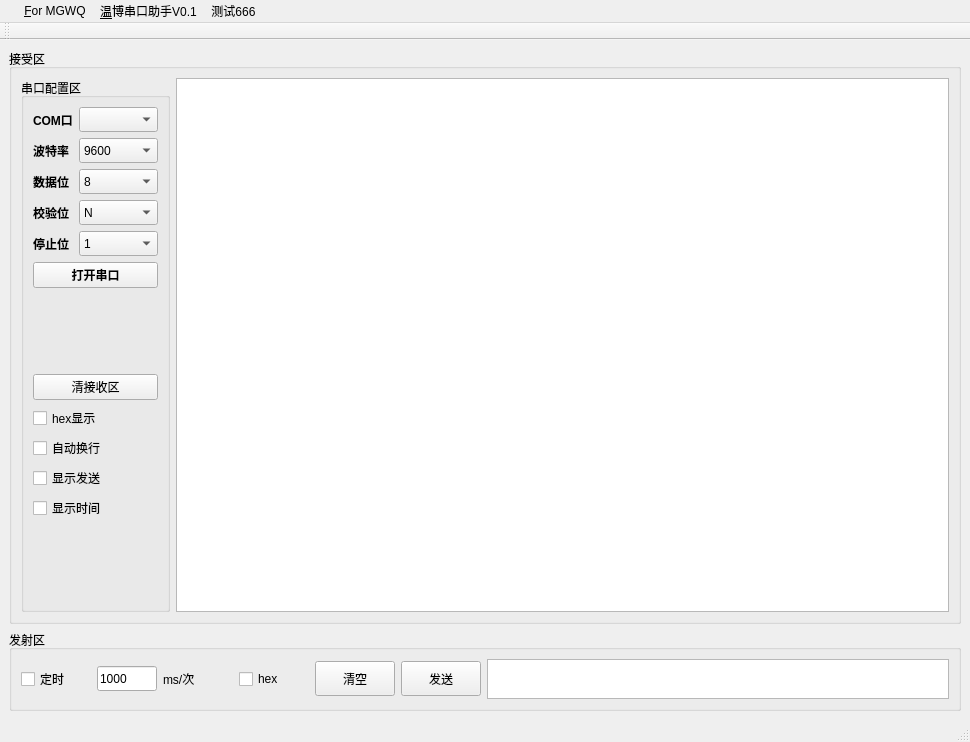
<?xml version="1.0" encoding="UTF-8"?>
<ui version="4.0">
 <class>MainWindow</class>
 <widget class="QMainWindow" name="MainWindow">
  <property name="geometry">
   <rect>
    <x>0</x>
    <y>0</y>
    <width>970</width>
    <height>742</height>
   </rect>
  </property>
  <property name="sizePolicy">
   <sizepolicy hsizetype="Preferred" vsizetype="Preferred">
    <horstretch>0</horstretch>
    <verstretch>0</verstretch>
   </sizepolicy>
  </property>
  <property name="minimumSize">
   <size>
    <width>600</width>
    <height>514</height>
   </size>
  </property>
  <property name="maximumSize">
   <size>
    <width>970</width>
    <height>742</height>
   </size>
  </property>
  <property name="windowTitle">
   <string>MainWindow</string>
  </property>
  <widget class="QWidget" name="centralwidget">
   <property name="sizePolicy">
    <sizepolicy hsizetype="Preferred" vsizetype="Fixed">
     <horstretch>0</horstretch>
     <verstretch>0</verstretch>
    </sizepolicy>
   </property>
   <layout class="QVBoxLayout" name="verticalLayout_3" stretch="10,1">
    <property name="sizeConstraint">
     <enum>QLayout::SetNoConstraint</enum>
    </property>
    <item>
     <widget class="QGroupBox" name="groupBox_2">
      <property name="maximumSize">
       <size>
        <width>16777215</width>
        <height>16777215</height>
       </size>
      </property>
      <property name="title">
       <string>接受区</string>
      </property>
      <layout class="QHBoxLayout" name="horizontalLayout">
       <property name="sizeConstraint">
        <enum>QLayout::SetMinAndMaxSize</enum>
       </property>
       <item>
        <widget class="QGroupBox" name="groupBox">
         <property name="title">
          <string>串口配置区</string>
         </property>
         <layout class="QVBoxLayout" name="verticalLayout">
          <item>
           <layout class="QFormLayout" name="formLayout">
            <item row="0" column="0">
             <widget class="QLabel" name="Label_COM">
              <property name="minimumSize">
               <size>
                <width>0</width>
                <height>25</height>
               </size>
              </property>
              <property name="maximumSize">
               <size>
                <width>16777215</width>
                <height>40</height>
               </size>
              </property>
              <property name="font">
               <font>
                <family>Arial</family>
                <weight>75</weight>
                <bold>true</bold>
               </font>
              </property>
              <property name="text">
               <string>COM口</string>
              </property>
             </widget>
            </item>
            <item row="0" column="1">
             <widget class="QComboBox" name="Combo_COM">
              <property name="sizePolicy">
               <sizepolicy hsizetype="Preferred" vsizetype="Fixed">
                <horstretch>0</horstretch>
                <verstretch>0</verstretch>
               </sizepolicy>
              </property>
              <property name="minimumSize">
               <size>
                <width>0</width>
                <height>25</height>
               </size>
              </property>
              <property name="maximumSize">
               <size>
                <width>16777215</width>
                <height>40</height>
               </size>
              </property>
             </widget>
            </item>
            <item row="1" column="0">
             <widget class="QLabel" name="Label_Baurdate">
              <property name="minimumSize">
               <size>
                <width>0</width>
                <height>25</height>
               </size>
              </property>
              <property name="maximumSize">
               <size>
                <width>16777215</width>
                <height>40</height>
               </size>
              </property>
              <property name="font">
               <font>
                <family>Arial</family>
                <weight>75</weight>
                <bold>true</bold>
               </font>
              </property>
              <property name="text">
               <string>波特率</string>
              </property>
             </widget>
            </item>
            <item row="1" column="1">
             <widget class="QComboBox" name="Combo_Baudrate">
              <property name="minimumSize">
               <size>
                <width>0</width>
                <height>25</height>
               </size>
              </property>
              <property name="maximumSize">
               <size>
                <width>16777215</width>
                <height>40</height>
               </size>
              </property>
              <item>
               <property name="text">
                <string>9600</string>
               </property>
              </item>
              <item>
               <property name="text">
                <string>19200</string>
               </property>
              </item>
              <item>
               <property name="text">
                <string>38400</string>
               </property>
              </item>
              <item>
               <property name="text">
                <string>57600</string>
               </property>
              </item>
              <item>
               <property name="text">
                <string>115200</string>
               </property>
              </item>
              <item>
               <property name="text">
                <string>230400</string>
               </property>
              </item>
              <item>
               <property name="text">
                <string>460800</string>
               </property>
              </item>
              <item>
               <property name="text">
                <string>921600</string>
               </property>
              </item>
              <item>
               <property name="text">
                <string>1000000</string>
               </property>
              </item>
              <item>
               <property name="text">
                <string>2000000</string>
               </property>
              </item>
             </widget>
            </item>
            <item row="2" column="0">
             <widget class="QLabel" name="Label_Data_bit">
              <property name="minimumSize">
               <size>
                <width>0</width>
                <height>25</height>
               </size>
              </property>
              <property name="maximumSize">
               <size>
                <width>16777215</width>
                <height>40</height>
               </size>
              </property>
              <property name="font">
               <font>
                <family>Arial</family>
                <weight>75</weight>
                <bold>true</bold>
               </font>
              </property>
              <property name="text">
               <string>数据位</string>
              </property>
             </widget>
            </item>
            <item row="2" column="1">
             <widget class="QComboBox" name="Combo_Data_bit">
              <property name="minimumSize">
               <size>
                <width>0</width>
                <height>25</height>
               </size>
              </property>
              <property name="maximumSize">
               <size>
                <width>16777215</width>
                <height>40</height>
               </size>
              </property>
              <item>
               <property name="text">
                <string>8</string>
               </property>
              </item>
              <item>
               <property name="text">
                <string>7</string>
               </property>
              </item>
              <item>
               <property name="text">
                <string>6</string>
               </property>
              </item>
              <item>
               <property name="text">
                <string>5</string>
               </property>
              </item>
             </widget>
            </item>
            <item row="3" column="0">
             <widget class="QLabel" name="Label_Parity">
              <property name="minimumSize">
               <size>
                <width>0</width>
                <height>25</height>
               </size>
              </property>
              <property name="maximumSize">
               <size>
                <width>16777215</width>
                <height>40</height>
               </size>
              </property>
              <property name="font">
               <font>
                <family>Arial</family>
                <weight>75</weight>
                <bold>true</bold>
               </font>
              </property>
              <property name="text">
               <string>校验位</string>
              </property>
             </widget>
            </item>
            <item row="3" column="1">
             <widget class="QComboBox" name="Combo_Parity">
              <property name="minimumSize">
               <size>
                <width>0</width>
                <height>25</height>
               </size>
              </property>
              <property name="maximumSize">
               <size>
                <width>16777215</width>
                <height>40</height>
               </size>
              </property>
              <item>
               <property name="text">
                <string>N</string>
               </property>
              </item>
              <item>
               <property name="text">
                <string>O</string>
               </property>
              </item>
              <item>
               <property name="text">
                <string>E</string>
               </property>
              </item>
             </widget>
            </item>
            <item row="4" column="0">
             <widget class="QLabel" name="Label_Stop_bit">
              <property name="minimumSize">
               <size>
                <width>0</width>
                <height>25</height>
               </size>
              </property>
              <property name="maximumSize">
               <size>
                <width>16777215</width>
                <height>40</height>
               </size>
              </property>
              <property name="font">
               <font>
                <family>Arial</family>
                <weight>75</weight>
                <bold>true</bold>
               </font>
              </property>
              <property name="text">
               <string>停止位</string>
              </property>
             </widget>
            </item>
            <item row="4" column="1">
             <widget class="QComboBox" name="Combo_Stop_bit">
              <property name="minimumSize">
               <size>
                <width>0</width>
                <height>25</height>
               </size>
              </property>
              <property name="maximumSize">
               <size>
                <width>16777215</width>
                <height>40</height>
               </size>
              </property>
              <item>
               <property name="text">
                <string>1</string>
               </property>
              </item>
              <item>
               <property name="text">
                <string>2</string>
               </property>
              </item>
              <item>
               <property name="text">
                <string>1.5</string>
               </property>
              </item>
             </widget>
            </item>
           </layout>
          </item>
          <item>
           <widget class="QPushButton" name="Button_Onoff_com">
            <property name="font">
             <font>
              <family>Arial</family>
              <weight>75</weight>
              <bold>true</bold>
             </font>
            </property>
            <property name="text">
             <string>打开串口</string>
            </property>
           </widget>
          </item>
          <item>
           <spacer name="verticalSpacer">
            <property name="orientation">
             <enum>Qt::Vertical</enum>
            </property>
            <property name="sizeHint" stdset="0">
             <size>
              <width>20</width>
              <height>40</height>
             </size>
            </property>
           </spacer>
          </item>
          <item>
           <widget class="QPushButton" name="Button_Clear_display">
            <property name="font">
             <font>
              <family>Arial</family>
              <weight>50</weight>
              <bold>false</bold>
             </font>
            </property>
            <property name="text">
             <string>清接收区</string>
            </property>
           </widget>
          </item>
          <item>
           <widget class="QCheckBox" name="Box_Display_hex">
            <property name="text">
             <string>hex显示</string>
            </property>
           </widget>
          </item>
          <item>
           <widget class="QCheckBox" name="Box_Auto_wrap">
            <property name="text">
             <string>自动换行</string>
            </property>
           </widget>
          </item>
          <item>
           <widget class="QCheckBox" name="Box_Display_send">
            <property name="text">
             <string>显示发送</string>
            </property>
           </widget>
          </item>
          <item>
           <widget class="QCheckBox" name="Box_Display_time">
            <property name="text">
             <string>显示时间</string>
            </property>
           </widget>
          </item>
          <item>
           <spacer name="verticalSpacer_2">
            <property name="orientation">
             <enum>Qt::Vertical</enum>
            </property>
            <property name="sizeHint" stdset="0">
             <size>
              <width>78</width>
              <height>58</height>
             </size>
            </property>
           </spacer>
          </item>
         </layout>
        </widget>
       </item>
       <item>
        <widget class="QTextBrowser" name="Textbrowser_Receive"/>
       </item>
      </layout>
     </widget>
    </item>
    <item>
     <widget class="QGroupBox" name="groupBox_3">
      <property name="title">
       <string>发射区</string>
      </property>
      <layout class="QHBoxLayout" name="horizontalLayout_2">
       <item>
        <widget class="QCheckBox" name="Box_Periodic_send">
         <property name="minimumSize">
          <size>
           <width>50</width>
           <height>0</height>
          </size>
         </property>
         <property name="maximumSize">
          <size>
           <width>70</width>
           <height>16777215</height>
          </size>
         </property>
         <property name="text">
          <string>定时</string>
         </property>
        </widget>
       </item>
       <item>
        <widget class="QLineEdit" name="LineEdit_Ms">
         <property name="minimumSize">
          <size>
           <width>50</width>
           <height>20</height>
          </size>
         </property>
         <property name="maximumSize">
          <size>
           <width>60</width>
           <height>25</height>
          </size>
         </property>
         <property name="text">
          <string>1000</string>
         </property>
        </widget>
       </item>
       <item>
        <widget class="QLabel" name="Label_Ms">
         <property name="minimumSize">
          <size>
           <width>50</width>
           <height>0</height>
          </size>
         </property>
         <property name="maximumSize">
          <size>
           <width>70</width>
           <height>16777215</height>
          </size>
         </property>
         <property name="text">
          <string>ms/次</string>
         </property>
        </widget>
       </item>
       <item>
        <widget class="QCheckBox" name="Box_Hex_send">
         <property name="minimumSize">
          <size>
           <width>50</width>
           <height>0</height>
          </size>
         </property>
         <property name="maximumSize">
          <size>
           <width>70</width>
           <height>16777215</height>
          </size>
         </property>
         <property name="text">
          <string>hex</string>
         </property>
        </widget>
       </item>
       <item>
        <widget class="QPushButton" name="Button_Clear_send">
         <property name="minimumSize">
          <size>
           <width>60</width>
           <height>25</height>
          </size>
         </property>
         <property name="maximumSize">
          <size>
           <width>80</width>
           <height>35</height>
          </size>
         </property>
         <property name="text">
          <string>清空</string>
         </property>
        </widget>
       </item>
       <item>
        <widget class="QPushButton" name="Button_Send">
         <property name="sizePolicy">
          <sizepolicy hsizetype="Fixed" vsizetype="Fixed">
           <horstretch>0</horstretch>
           <verstretch>0</verstretch>
          </sizepolicy>
         </property>
         <property name="minimumSize">
          <size>
           <width>60</width>
           <height>25</height>
          </size>
         </property>
         <property name="maximumSize">
          <size>
           <width>80</width>
           <height>35</height>
          </size>
         </property>
         <property name="text">
          <string>发送</string>
         </property>
        </widget>
       </item>
       <item>
        <widget class="QTextEdit" name="TextEdit_Send">
         <property name="sizePolicy">
          <sizepolicy hsizetype="Preferred" vsizetype="Fixed">
           <horstretch>0</horstretch>
           <verstretch>0</verstretch>
          </sizepolicy>
         </property>
         <property name="minimumSize">
          <size>
           <width>0</width>
           <height>40</height>
          </size>
         </property>
         <property name="maximumSize">
          <size>
           <width>16777215</width>
           <height>40</height>
          </size>
         </property>
        </widget>
       </item>
      </layout>
     </widget>
    </item>
   </layout>
  </widget>
  <widget class="QMenuBar" name="menubar">
   <property name="geometry">
    <rect>
     <x>0</x>
     <y>0</y>
     <width>970</width>
     <height>23</height>
    </rect>
   </property>
   <property name="defaultUp">
    <bool>false</bool>
   </property>
   <widget class="QMenu" name="menu">
    <property name="title">
     <string>&amp;</string>
    </property>
   </widget>
   <widget class="QMenu" name="menu_2">
    <property name="title">
     <string>&amp;温博串口助手V0.1</string>
    </property>
    <addaction name="actionNew"/>
    <addaction name="separator"/>
    <addaction name="actionOpen"/>
    <addaction name="separator"/>
    <addaction name="actionClose"/>
   </widget>
   <widget class="QMenu" name="menu_3">
    <property name="title">
     <string>&amp;For MGWQ</string>
    </property>
   </widget>
   <widget class="QMenu" name="menu_4">
    <property name="title">
     <string>测试666</string>
    </property>
   </widget>
   <addaction name="menu"/>
   <addaction name="menu_3"/>
   <addaction name="menu_2"/>
   <addaction name="menu_4"/>
  </widget>
  <widget class="QStatusBar" name="statusbar"/>
  <widget class="QToolBar" name="toolBar">
   <property name="windowTitle">
    <string>toolBar</string>
   </property>
   <attribute name="toolBarArea">
    <enum>TopToolBarArea</enum>
   </attribute>
   <attribute name="toolBarBreak">
    <bool>false</bool>
   </attribute>
  </widget>
  <action name="actionNew">
   <property name="text">
    <string>New</string>
   </property>
  </action>
  <action name="actionOpen">
   <property name="text">
    <string>Open</string>
   </property>
  </action>
  <action name="actionClose">
   <property name="text">
    <string>Close</string>
   </property>
  </action>
 </widget>
 <resources/>
 <connections/>
</ui>
